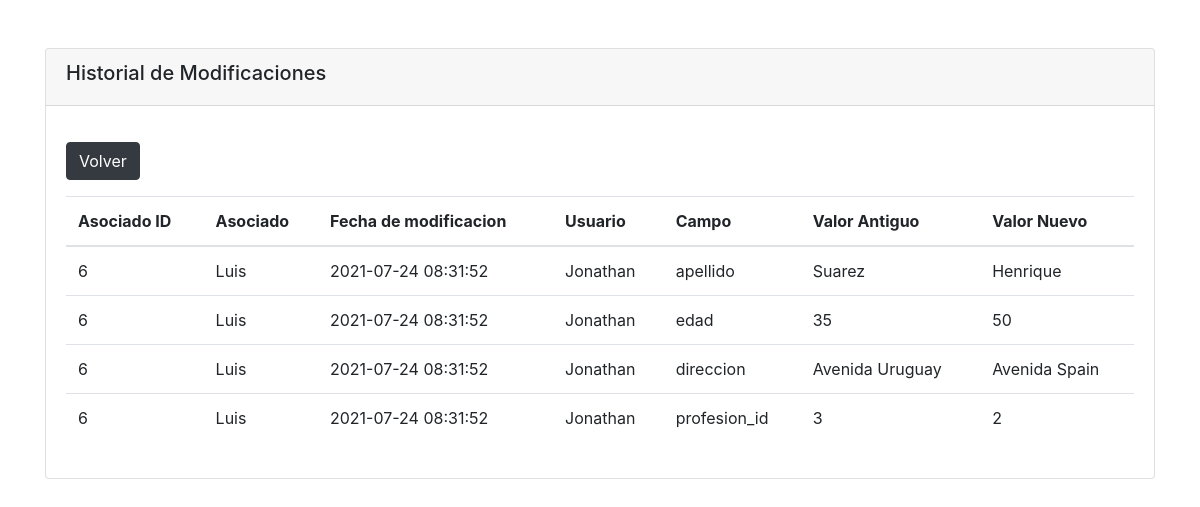
Page /index.php?controller=Asociados&action=historial&id=6 (signed in) on the committed database.
### tables this page shows
CREATE TABLE historial(
    id              int(255) auto_increment NOT NULL,
    fecha           TIMESTAMP DEFAULT CURRENT_TIMESTAMP,
    usuario_id      int(255) NOT NULL,
    asociado_id     int(255) NOT NULL,
    campo           varchar(20) NOT NULL,
    antiguo         varchar(60) NOT NULL,
    nuevo           varchar(60) NOT NULL,
    CONSTRAINT pk_historial PRIMARY KEY(id),
    CONSTRAINT pk_historial_usuario FOREIGN KEY(usuario_id) REFERENCES usuarios(id),
    CONSTRAINT pk_historial_asociado FOREIGN KEY(asociado_id) REFERENCES asociados(id)
);

CREATE TABLE asociados(
    id              int(255) auto_increment NOT NULL,
    nombre          varchar(60) NOT NULL,
    apellido        varchar(60) NOT NULL,
    direccion       text NOT NULL,
    edad            int NOT NULL,
    dui             varchar(25) NOT NULL,
    nit             varchar(25) NOT NULL,
    profesion_id    int(255) NOT NULL,
    agencia_id      int(255) NOT NULL,
    deleted_at      boolean DEFAULT false,
    created_at      TIMESTAMP DEFAULT CURRENT_TIMESTAMP,
    CONSTRAINT pk_asociados PRIMARY KEY(id),
    CONSTRAINT pk_asociados_agencia FOREIGN KEY(agencia_id) REFERENCES agencias(id),
    CONSTRAINT pk_asociados_profesion FOREIGN KEY(profesion_id) REFERENCES profesiones(id)
);

CREATE TABLE usuarios(
    id          int(255) auto_increment NOT NULL,
    nombre      varchar(60) NOT NULL,
    apellido    varchar(60) NOT NULL,
    email       varchar(60) NOT NULL,
    password    varchar(255) NOT NULL,
    CONSTRAINT pk_usuarios PRIMARY KEY(id),
    CONSTRAINT uq_email UNIQUE(email)
);

### models/HistorialModel.php (called while the page is built, shortened)
<?php
class HistorialModel
{
    private $db;
    private $asociado_id;
    function __construct(){
        $db = Conexion::conectar();
        if($db != NULL ){
            $this->db = $db;
        }
    }
    function getHistorial(){
        $sql = "CALL getHistorial(?)";
        $pdo = $this->db->prepare( $sql );
        $pdo->bindValue(1, $this->asociado_id, PDO::PARAM_INT);
        $pdo->execute();
        return $pdo->fetchAll(PDO::FETCH_OBJ);
    }
    function setAsociado($asociado_id) { $this->asociado_id = $asociado_id; }
}

### views/asociados/historial.php (the view)
<div class="container">
    <div class="card mt-5">
        <div class="card-header">
            <h5>Historial de Modificaciones</h5>
        </div>
        <div class="card-body">
            <a href="index.php?controller=Asociados&action=index" class="mb-3 mt-3 btn btn-dark">
                Volver
            </a>
            <table class="table">
                <thead>
                    <th>Asociado ID</th>
                    <th>Asociado</th>
                    <th>Fecha de modificacion</th>
                    <th>Usuario</th>
                    <th>Campo</th>
                    <th>Valor Antiguo</th>
                    <th>Valor Nuevo</th>
                </thead>
                <tbody>
                    <?php foreach( $historials as $historial): ?>
                        <tr>
                            <td> <?= $historial->asociado_id ?> </td>
                            <td> <?= $historial->asociado ?> </td>
                            <td> <?= $historial->fecha ?> </td>
                            <td> <?= $historial->usuario ?> </td>
                            <td> <?= $historial->campo ?> </td>
                            <td> <?= $historial->antiguo ?> </td>
                            <td> <?= $historial->nuevo ?> </td>
                        </tr>
                    <?php endforeach; ?>
                </tbody>
            </table>
        </div>
    </div>
</div>

### rows in the picture
historial: asociado "6", asociado.nombre "Luis", fecha "2021-07-24 08:31:52", usuario.nombre "Jonathan", campo "apellido", antiguo "Suarez", nuevo "Henrique"
historial: asociado "6", asociado.nombre "Luis", fecha "2021-07-24 08:31:52", usuario.nombre "Jonathan", campo "edad", antiguo "35", nuevo "50"
historial: asociado "6", asociado.nombre "Luis", fecha "2021-07-24 08:31:52", usuario.nombre "Jonathan", campo "direccion", antiguo "Avenida Uruguay", nuevo "Avenida Spain"
historial: asociado "6", asociado.nombre "Luis", fecha "2021-07-24 08:31:52", usuario.nombre "Jonathan", campo "profesion_id", antiguo "3", nuevo "2"
